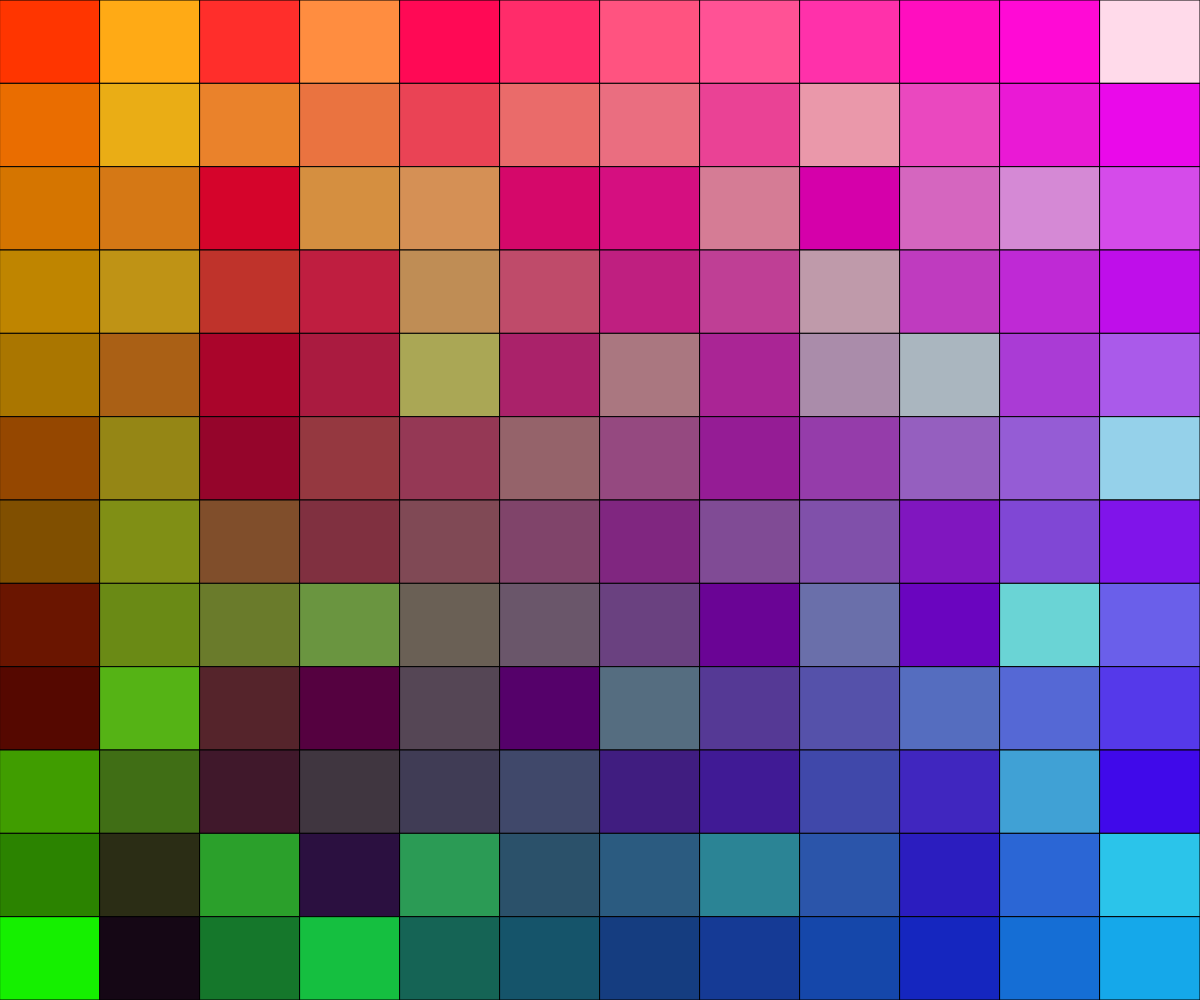
Frame 1 (no input)
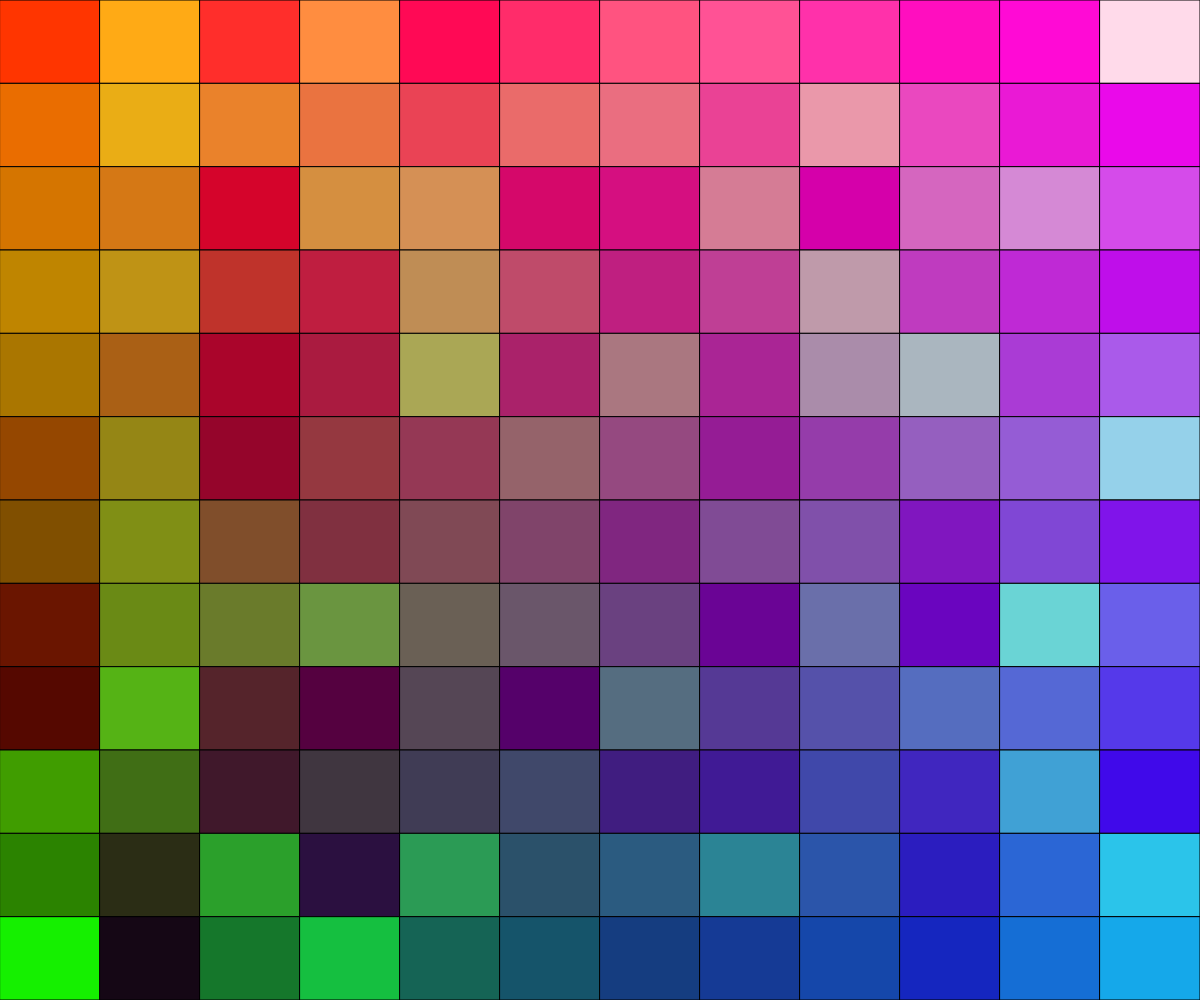
Frame 60 (no input)
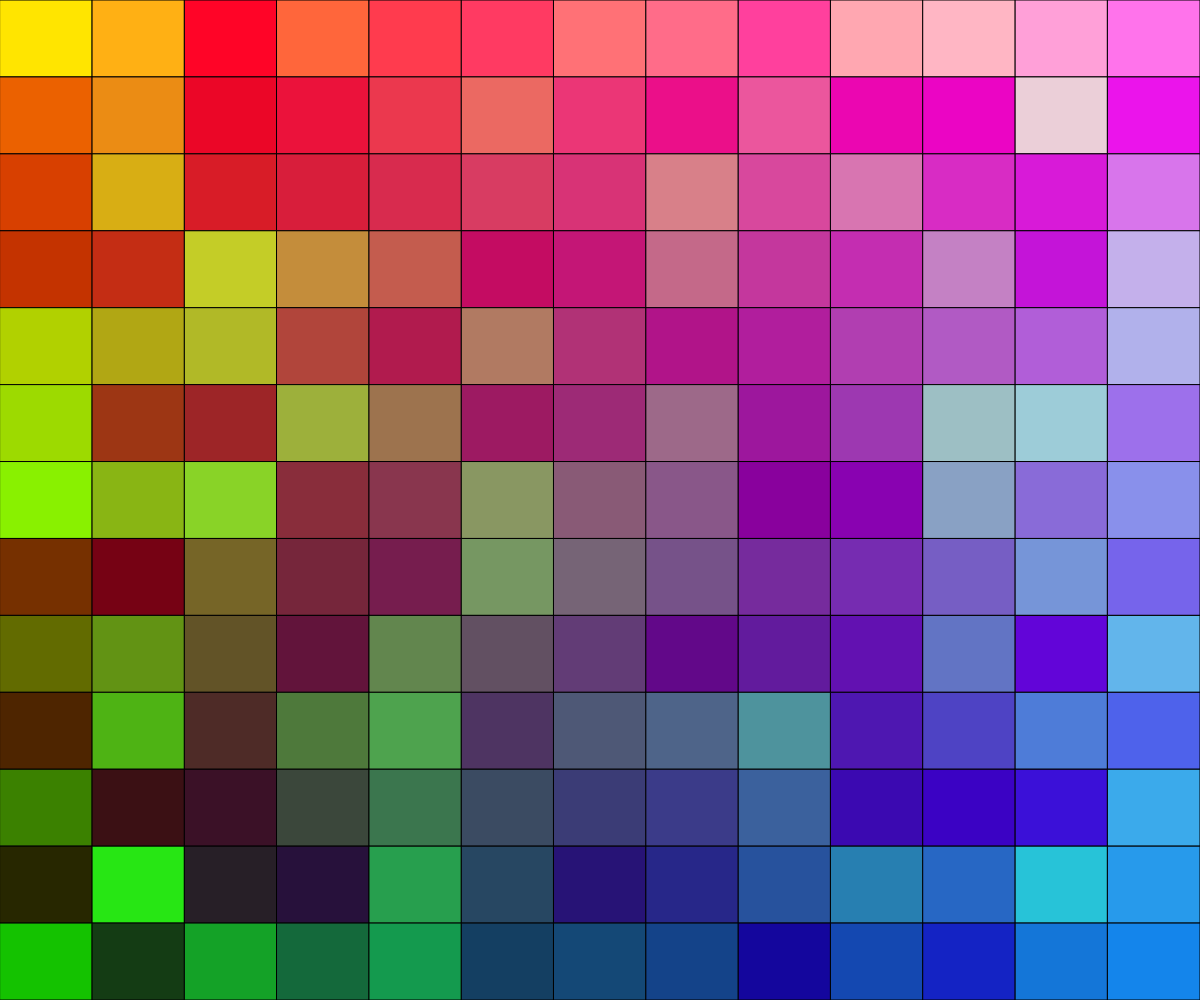
Frame 120 (the mouse pressed at the canvas centre since frame 60)

The p5.js sketch that drew these frames (run headless with seeded random() and noise() and a simulated clock; from frame 60 on, the mouse is pressed at the canvas centre):

// p5.js sketch
// ── sketch.js
// Multi-Coloured Grid
// Udaey Sandha
// Sept 28, 2023

// Global Variables
let gridSize, colors;
//----------------------------------------------------------------------------------------------------------------
function setup() {
  createCanvas(windowWidth, windowHeight);
  document.addEventListener("contextmenu", (event) => event.preventDefault());
  gridSize = floor(random(5, 15)); //random grideSize at start
  generateColors();
}
//----------------------------------------------------------------------------------------------------------------
function mousePressed() {
  if (mouseButton === LEFT) {
    //left makes gridesize small
    gridSize++;
    generateColors();
  } else if (mouseButton === RIGHT) {
    //right makes gridesize bigger
    print(gridSize);
    gridSize = max(1, gridSize - 1); //max gridsize
    generateColors();
  }
}
//----------------------------------------------------------------------------------------------------------------
function keyPressed() {
  //changing the colors when key pressed
  generateColors();
}
//----------------------------------------------------------------------------------------------------------------
function generateColors() {
  //generating semi random colors and puting them in a array
  let iColor, jColor;
  colors = [];
  for (let i = 0; i < gridSize * gridSize; i++) {
    for (let j = 0; j < gridSize; j++) {
      (iColor = map(i, 0, gridSize, 0, 255)),
        (jColor = map(j, 0, gridSize, 0, 255)),
        colors.push(
          color(
            Math.abs(iColor - 255),
            Math.abs(jColor - random(0, 255)),
            jColor
          )
        );
    }
  }
}
//----------------------------------------------------------------------------------------------------------------
function drawGrid() {
  //drawing the grid
  let index = 0;
  for (let i = 0; i < gridSize; i++) {
    for (let j = 0; j < gridSize; j++) {
      let gridWidth = width / gridSize;
      let gridHeight = height / gridSize;
      let x = j * gridWidth;
      let y = i * gridHeight;
      fill(colors[index]); // accessing the array to get the colors
      rect(x, y, gridWidth, gridHeight); //drawing the grid
      index++;
    }
  }
}
//----------------------------------------------------------------------------------------------------------------
function draw() {
  drawGrid();
}
//----------------------------------------------------------------------------------------------------------------
//End
